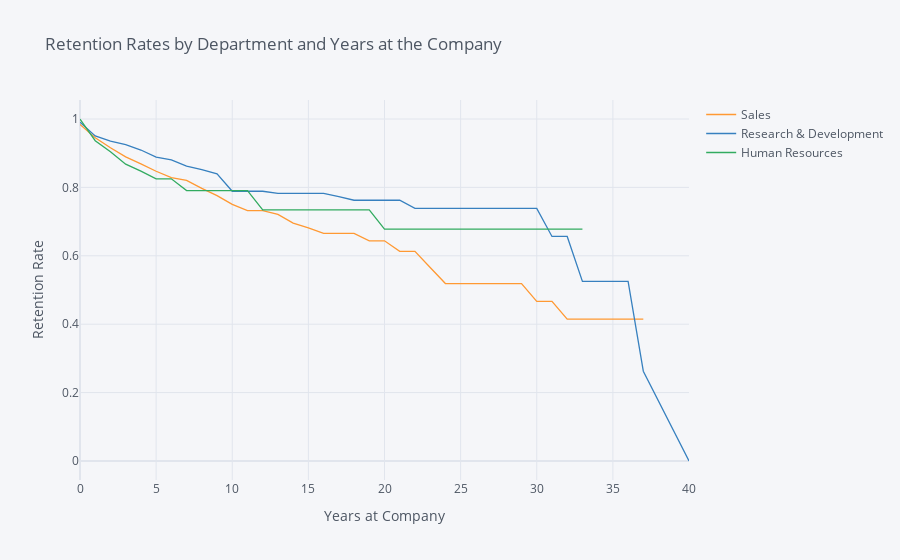

The cell this chart's notebook holds for it:
### Markdown cell above
## 7. Let's investigate whether the department the employee works in has an impact on how long they stay with the company. Generate and plot survival curves showing retention by department and years the employee has worked at the company.

### Code cell
ex7 =  survival(data, 'Department', 'YearsAtCompany', 'Attrition')
ex7.iplot(kind='line', xTitle='Years at Company', yTitle='Retention Rate',
            title='Retention Rates by Department and Years at the Company')

### Figure 1 — Plotly figure (JSON) as saved in the notebook; plotly's stock layout.template omitted (floating-point values rounded to 4 significant figures)
{"data": [{"line": {"color": "rgba(255, 153, 51, 1.0)", "dash": "solid", "shape": "linear", "width": 1.3}, "mode": "lines", "name": "Sales", "text": "", "type": "scatter", "x": [0, 1, 2, 3, 4, 5, 6, 7, 8, 9, 10, 11, 12, 13, 14, 15, 16, 17, 18, 19, 20, 21, 22, 23, 24, 25, 26, 27, 29, 30, 31, 32, 33, 34, 36, 37, 40], "y": [0.9843, 0.9453, 0.9158, 0.8891, 0.8689, 0.8473, 0.8285, 0.8205, 0.7971, 0.7759, 0.7502, 0.7319, 0.7319, 0.7209, 0.6956, 0.6819, 0.6653, 0.6653, 0.6653, 0.6438, 0.6438, 0.6132, 0.6132, 0.566, 0.5188, 0.5188, 0.5188, 0.5188, 0.5188, 0.467, 0.467, 0.4151, 0.4151, 0.4151, 0.4151, 0.4151, ""]}, {"line": {"color": "rgba(55, 128, 191, 1.0)", "dash": "solid", "shape": "linear", "width": 1.3}, "mode": "lines", "name": "Research & Development", "text": "", "type": "scatter", "x": [0, 1, 2, 3, 4, 5, 6, 7, 8, 9, 10, 11, 12, 13, 14, 15, 16, 17, 18, 19, 20, 21, 22, 23, 24, 25, 26, 27, 29, 30, 31, 32, 33, 34, 36, 37, 40], "y": [0.9906, 0.9503, 0.9351, 0.9249, 0.9093, 0.8886, 0.8805, 0.8624, 0.852, 0.8399, 0.7887, 0.7887, 0.7887, 0.7825, 0.7825, 0.7825, 0.7825, 0.7729, 0.7624, 0.7624, 0.7624, 0.7624, 0.7386, 0.7386, 0.7386, 0.7386, 0.7386, 0.7386, 0.7386, 0.7386, 0.6565, 0.6565, 0.5252, 0.5252, 0.5252, 0.2626, 0]}, {"line": {"color": "rgba(50, 171, 96, 1.0)", "dash": "solid", "shape": "linear", "width": 1.3}, "mode": "lines", "name": "Human Resources", "text": "", "type": "scatter", "x": [0, 1, 2, 3, 4, 5, 6, 7, 8, 9, 10, 11, 12, 13, 14, 15, 16, 17, 18, 19, 20, 21, 22, 23, 24, 25, 26, 27, 29, 30, 31, 32, 33, 34, 36, 37, 40], "y": [1, 0.9365, 0.9042, 0.868, 0.8474, 0.8251, 0.8251, 0.7907, 0.7907, 0.7907, 0.7907, 0.7907, 0.7342, 0.7342, 0.7342, 0.7342, 0.7342, 0.7342, 0.7342, 0.7342, 0.6777, 0.6777, 0.6777, 0.6777, 0.6777, 0.6777, 0.6777, 0.6777, 0.6777, 0.6777, 0.6777, 0.6777, 0.6777, "", "", "", ""]}], "layout": {"autosize": true, "legend": {"bgcolor": "#F5F6F9", "font": {"color": "#4D5663"}}, "paper_bgcolor": "#F5F6F9", "plot_bgcolor": "#F5F6F9", "title": {"font": {"color": "#4D5663"}, "text": "Retention Rates by Department and Years at the Company"}, "xaxis": {"autorange": true, "gridcolor": "#E1E5ED", "range": [0, 40], "showgrid": true, "tickfont": {"color": "#4D5663"}, "title": {"font": {"color": "#4D5663"}, "text": "Years at Company"}, "type": "linear", "zerolinecolor": "#E1E5ED"}, "yaxis": {"autorange": true, "gridcolor": "#E1E5ED", "range": [-0.05556, 1.056], "showgrid": true, "tickfont": {"color": "#4D5663"}, "title": {"font": {"color": "#4D5663"}, "text": "Retention Rate"}, "type": "linear", "zerolinecolor": "#E1E5ED"}}}
